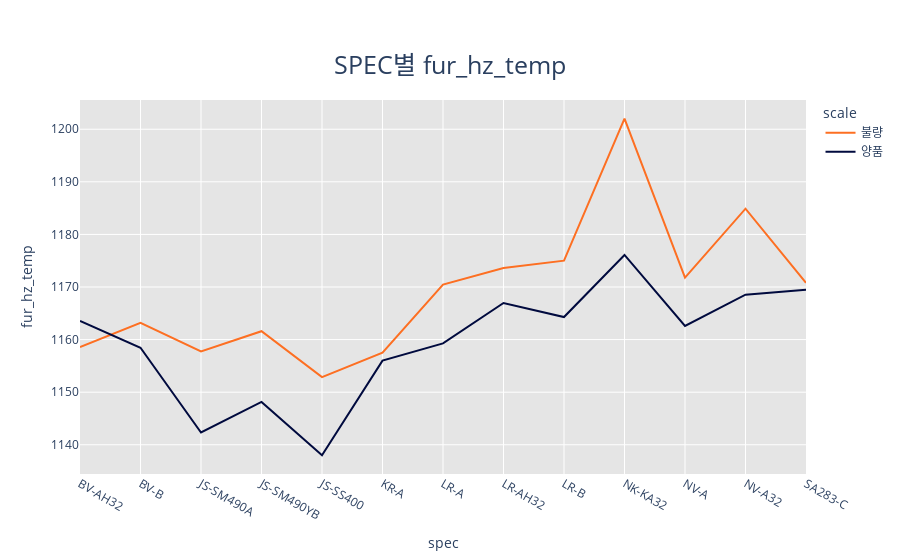

The cell this chart's notebook holds for it:
### Code cell
fig = px.line(ans02, x='spec',y='fur_hz_temp', color='scale', title='SPEC별 fur_hz_temp')
fig.data[1].line.color = "#000A3E"
fig.data[0].line.color = "#FD6F22"
fig.update_layout(plot_bgcolor="#E5E5E5")
fig.update_layout(
title={
'y':0.9,
'x':0.5,
'xanchor': 'center',
'yanchor': 'top'},
title_font_size=25
)
newnames = {'0':'불량', '1': '양품'}
fig.for_each_trace(lambda t: t.update(name = newnames[t.name]))
# fig.write_image("six_project_line.png")

### Figure 1 — Plotly figure (JSON) as saved in the notebook; plotly's stock layout.template omitted (floating-point values rounded to 4 significant figures)
{"data": [{"hovertemplate": "scale=0<br>spec=%{x}<br>fur_hz_temp=%{y}<extra></extra>", "legendgroup": "0", "line": {"color": "#FD6F22", "dash": "solid"}, "marker": {"symbol": "circle"}, "mode": "lines", "name": "불량", "orientation": "v", "showlegend": true, "type": "scatter", "x": ["BV-AH32", "BV-B", "JS-SM490A", "JS-SM490YB", "JS-SS400", "KR-A", "LR-A", "LR-AH32", "LR-B", "NK-KA32", "NV-A", "NV-A32", "SA283-C"], "xaxis": "x", "y": [1159.0, 1163.0, 1158.0, 1162.0, 1153.0, 1158.0, 1170.0, 1174.0, 1175, 1202, 1172.0, 1185.0, 1171.0], "yaxis": "y"}, {"hovertemplate": "scale=1<br>spec=%{x}<br>fur_hz_temp=%{y}<extra></extra>", "legendgroup": "1", "line": {"color": "#000A3E", "dash": "solid"}, "marker": {"symbol": "circle"}, "mode": "lines", "name": "양품", "orientation": "v", "showlegend": true, "type": "scatter", "x": ["BV-AH32", "BV-B", "JS-SM490A", "JS-SM490YB", "JS-SS400", "KR-A", "LR-A", "LR-AH32", "LR-B", "NK-KA32", "NV-A", "NV-A32", "SA283-C"], "xaxis": "x", "y": [1164.0, 1158.0, 1142.0, 1148.0, 1138, 1156, 1159.0, 1167.0, 1164.0, 1176.0, 1163.0, 1169.0, 1169.0], "yaxis": "y"}], "layout": {"legend": {"title": {"text": "scale"}, "tracegroupgap": 0}, "plot_bgcolor": "#E5E5E5", "title": {"font": {"size": 25}, "text": "SPEC별 fur_hz_temp", "x": 0.5, "xanchor": "center", "y": 0.9, "yanchor": "top"}, "xaxis": {"anchor": "y", "domain": [0, 1], "title": {"text": "spec"}}, "yaxis": {"anchor": "x", "domain": [0, 1], "title": {"text": "fur_hz_temp"}}}}
